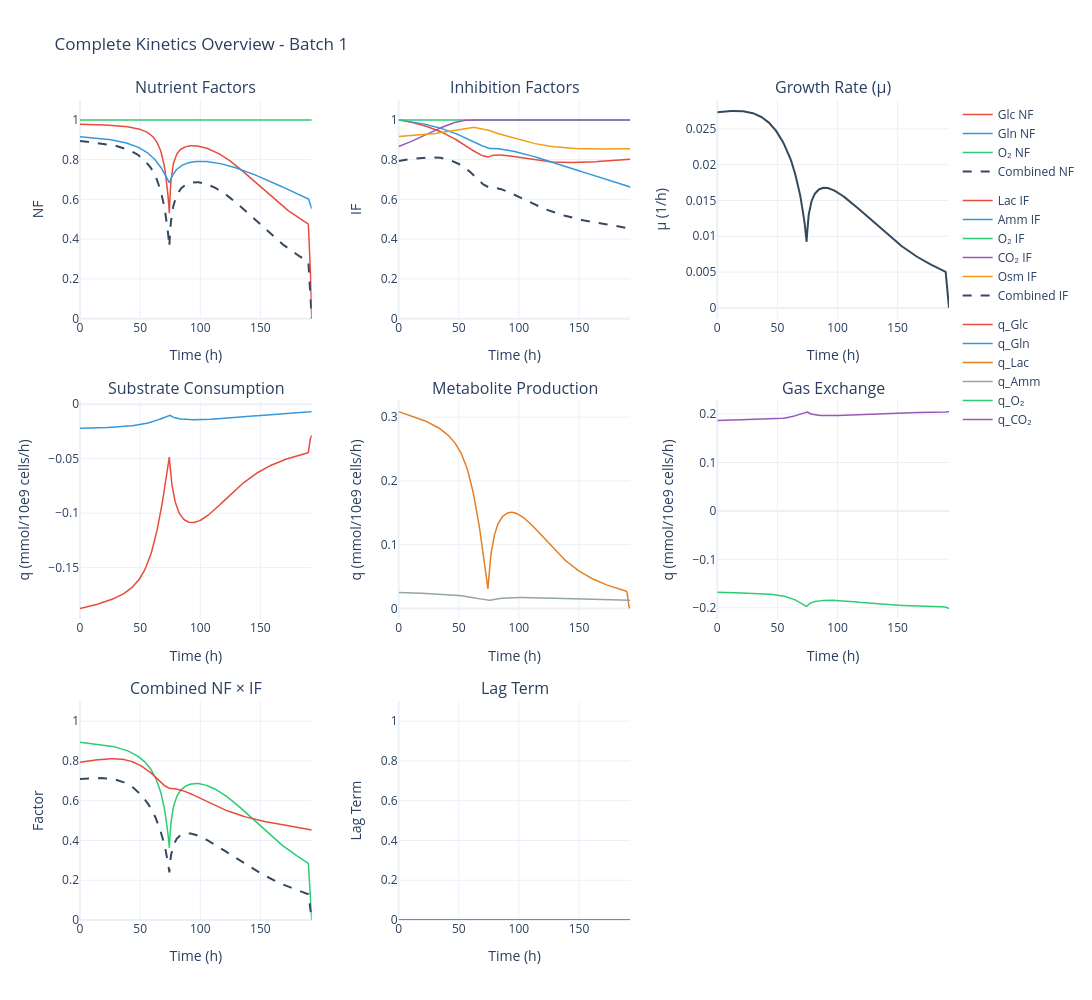

Source (notebook cell):
### Code cell
baseline_sim.data.plot_kinetics()

### Figure 1 — Plotly figure (JSON) as saved in the notebook; plotly's stock layout.template omitted (floating-point values rounded to 4 significant figures; data arrays with more than 128 entries replaced by an {"elided": "..."} marker saying what was removed)
{"data": [{"legendgroup": "NF", "line": {"color": "#E74C3C", "width": 1.5}, "mode": "lines", "name": "Glc NF", "type": "scatter", "x": {"elided": "346 float values"}, "xaxis": "x", "y": {"elided": "346 float values"}, "yaxis": "y"}, {"legendgroup": "NF", "line": {"color": "#3498DB", "width": 1.5}, "mode": "lines", "name": "Gln NF", "type": "scatter", "x": {"elided": "346 float values"}, "xaxis": "x", "y": {"elided": "346 float values"}, "yaxis": "y"}, {"legendgroup": "NF", "line": {"color": "#2ECC71", "width": 1.5}, "mode": "lines", "name": "O₂ NF", "type": "scatter", "x": {"elided": "346 float values"}, "xaxis": "x", "y": {"elided": "346 float values"}, "yaxis": "y"}, {"legendgroup": "NF", "line": {"color": "#34495E", "dash": "dash", "width": 2}, "mode": "lines", "name": "Combined NF", "type": "scatter", "x": {"elided": "346 float values"}, "xaxis": "x", "y": {"elided": "346 float values"}, "yaxis": "y"}, {"legendgroup": "IF", "line": {"color": "#E74C3C", "width": 1.5}, "mode": "lines", "name": "Lac IF", "type": "scatter", "x": {"elided": "346 float values"}, "xaxis": "x2", "y": {"elided": "346 float values"}, "yaxis": "y2"}, {"legendgroup": "IF", "line": {"color": "#3498DB", "width": 1.5}, "mode": "lines", "name": "Amm IF", "type": "scatter", "x": {"elided": "346 float values"}, "xaxis": "x2", "y": {"elided": "346 float values"}, "yaxis": "y2"}, {"legendgroup": "IF", "line": {"color": "#2ECC71", "width": 1.5}, "mode": "lines", "name": "O₂ IF", "type": "scatter", "x": {"elided": "346 float values"}, "xaxis": "x2", "y": {"elided": "346 float values"}, "yaxis": "y2"}, {"legendgroup": "IF", "line": {"color": "#9B59B6", "width": 1.5}, "mode": "lines", "name": "CO₂ IF", "type": "scatter", "x": {"elided": "346 float values"}, "xaxis": "x2", "y": {"elided": "346 float values"}, "yaxis": "y2"}, {"legendgroup": "IF", "line": {"color": "#F39C12", "width": 1.5}, "mode": "lines", "name": "Osm IF", "type": "scatter", "x": {"elided": "346 float values"}, "xaxis": "x2", "y": {"elided": "346 float values"}, "yaxis": "y2"}, {"legendgroup": "IF", "line": {"color": "#34495E", "dash": "dash", "width": 2}, "mode": "lines", "name": "Combined IF", "type": "scatter", "x": {"elided": "346 float values"}, "xaxis": "x2", "y": {"elided": "346 float values"}, "yaxis": "y2"}, {"line": {"color": "#34495E", "width": 2}, "mode": "lines", "name": "μ", "showlegend": false, "type": "scatter", "x": {"elided": "346 float values"}, "xaxis": "x3", "y": {"elided": "346 float values"}, "yaxis": "y3"}, {"legendgroup": "rates", "line": {"color": "#E74C3C", "width": 1.5}, "mode": "lines", "name": "q_Glc", "type": "scatter", "x": {"elided": "346 float values"}, "xaxis": "x4", "y": {"elided": "346 float values"}, "yaxis": "y4"}, {"legendgroup": "rates", "line": {"color": "#3498DB", "width": 1.5}, "mode": "lines", "name": "q_Gln", "type": "scatter", "x": {"elided": "346 float values"}, "xaxis": "x4", "y": {"elided": "346 float values"}, "yaxis": "y4"}, {"legendgroup": "rates", "line": {"color": "#E67E22", "width": 1.5}, "mode": "lines", "name": "q_Lac", "type": "scatter", "x": {"elided": "346 float values"}, "xaxis": "x5", "y": {"elided": "346 float values"}, "yaxis": "y5"}, {"legendgroup": "rates", "line": {"color": "#95A5A6", "width": 1.5}, "mode": "lines", "name": "q_Amm", "type": "scatter", "x": {"elided": "346 float values"}, "xaxis": "x5", "y": {"elided": "346 float values"}, "yaxis": "y5"}, {"legendgroup": "rates", "line": {"color": "#2ECC71", "width": 1.5}, "mode": "lines", "name": "q_O₂", "type": "scatter", "x": {"elided": "346 float values"}, "xaxis": "x6", "y": {"elided": "346 float values"}, "yaxis": "y6"}, {"legendgroup": "rates", "line": {"color": "#9B59B6", "width": 1.5}, "mode": "lines", "name": "q_CO₂", "type": "scatter", "x": {"elided": "346 float values"}, "xaxis": "x6", "y": {"elided": "346 float values"}, "yaxis": "y6"}, {"line": {"color": "#2ECC71", "width": 1.5}, "mode": "lines", "name": "NF", "showlegend": false, "type": "scatter", "x": {"elided": "346 float values"}, "xaxis": "x7", "y": {"elided": "346 float values"}, "yaxis": "y7"}, {"line": {"color": "#E74C3C", "width": 1.5}, "mode": "lines", "name": "IF", "showlegend": false, "type": "scatter", "x": {"elided": "346 float values"}, "xaxis": "x7", "y": {"elided": "346 float values"}, "yaxis": "y7"}, {"line": {"color": "#34495E", "dash": "dash", "width": 2}, "mode": "lines", "name": "NF × IF", "showlegend": false, "type": "scatter", "x": {"elided": "346 float values"}, "xaxis": "x7", "y": {"elided": "346 float values"}, "yaxis": "y7"}, {"line": {"color": "#7F8C8D", "width": 2}, "mode": "lines", "name": "Lag", "showlegend": false, "type": "scatter", "x": {"elided": "346 float values"}, "xaxis": "x8", "y": {"elided": "346 float values"}, "yaxis": "y8"}], "layout": {"annotations": [{"font": {"size": 16}, "showarrow": false, "text": "Nutrient Factors", "x": 0.1333, "xanchor": "center", "xref": "paper", "y": 1, "yanchor": "bottom", "yref": "paper"}, {"font": {"size": 16}, "showarrow": false, "text": "Inhibition Factors", "x": 0.5, "xanchor": "center", "xref": "paper", "y": 1, "yanchor": "bottom", "yref": "paper"}, {"font": {"size": 16}, "showarrow": false, "text": "Growth Rate (μ)", "x": 0.8667, "xanchor": "center", "xref": "paper", "y": 1, "yanchor": "bottom", "yref": "paper"}, {"font": {"size": 16}, "showarrow": false, "text": "Substrate Consumption", "x": 0.1333, "xanchor": "center", "xref": "paper", "y": 0.6333, "yanchor": "bottom", "yref": "paper"}, {"font": {"size": 16}, "showarrow": false, "text": "Metabolite Production", "x": 0.5, "xanchor": "center", "xref": "paper", "y": 0.6333, "yanchor": "bottom", "yref": "paper"}, {"font": {"size": 16}, "showarrow": false, "text": "Gas Exchange", "x": 0.8667, "xanchor": "center", "xref": "paper", "y": 0.6333, "yanchor": "bottom", "yref": "paper"}, {"font": {"size": 16}, "showarrow": false, "text": "Combined NF × IF", "x": 0.1333, "xanchor": "center", "xref": "paper", "y": 0.2667, "yanchor": "bottom", "yref": "paper"}, {"font": {"size": 16}, "showarrow": false, "text": "Lag Term", "x": 0.5, "xanchor": "center", "xref": "paper", "y": 0.2667, "yanchor": "bottom", "yref": "paper"}], "height": 1000, "hovermode": "x unified", "legend": {"orientation": "v", "x": 1.01, "xanchor": "left", "y": 1, "yanchor": "top"}, "showlegend": true, "title": {"text": "Complete Kinetics Overview - Batch 1"}, "width": 1400, "xaxis": {"anchor": "y", "domain": [0, 0.2667], "title": {"text": "Time (h)"}}, "xaxis2": {"anchor": "y2", "domain": [0.3667, 0.6333], "title": {"text": "Time (h)"}}, "xaxis3": {"anchor": "y3", "domain": [0.7333, 1], "title": {"text": "Time (h)"}}, "xaxis4": {"anchor": "y4", "domain": [0, 0.2667], "title": {"text": "Time (h)"}}, "xaxis5": {"anchor": "y5", "domain": [0.3667, 0.6333], "title": {"text": "Time (h)"}}, "xaxis6": {"anchor": "y6", "domain": [0.7333, 1], "title": {"text": "Time (h)"}}, "xaxis7": {"anchor": "y7", "domain": [0, 0.2667], "title": {"text": "Time (h)"}}, "xaxis8": {"anchor": "y8", "domain": [0.3667, 0.6333], "title": {"text": "Time (h)"}}, "xaxis9": {"anchor": "y9", "domain": [0.7333, 1], "title": {"text": "Time (h)"}}, "yaxis": {"anchor": "x", "domain": [0.7333, 1], "range": [0, 1.1], "title": {"text": "NF"}}, "yaxis2": {"anchor": "x2", "domain": [0.7333, 1], "range": [0, 1.1], "title": {"text": "IF"}}, "yaxis3": {"anchor": "x3", "domain": [0.7333, 1], "title": {"text": "μ (1/h)"}}, "yaxis4": {"anchor": "x4", "domain": [0.3667, 0.6333], "title": {"text": "q (mmol/10e9 cells/h)"}}, "yaxis5": {"anchor": "x5", "domain": [0.3667, 0.6333], "title": {"text": "q (mmol/10e9 cells/h)"}}, "yaxis6": {"anchor": "x6", "domain": [0.3667, 0.6333], "title": {"text": "q (mmol/10e9 cells/h)"}}, "yaxis7": {"anchor": "x7", "domain": [0, 0.2667], "range": [0, 1.1], "title": {"text": "Factor"}}, "yaxis8": {"anchor": "x8", "domain": [0, 0.2667], "range": [0, 1.1], "title": {"text": "Lag Term"}}, "yaxis9": {"anchor": "x9", "domain": [0, 0.2667]}}}
